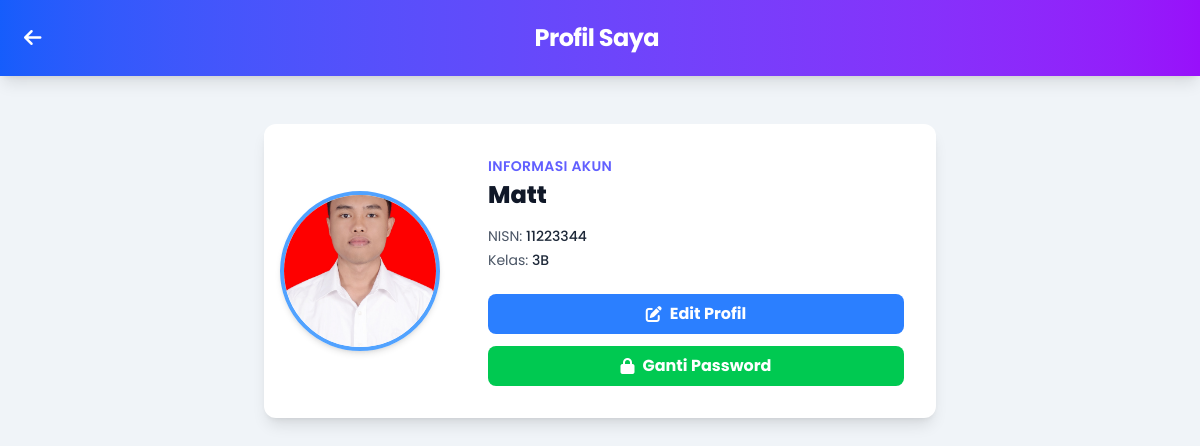
The page /Siswa/content/profile.php (signed in) on the database its author committed.
### tables this page shows
CREATE TABLE `siswa` (
  `siswaId` int NOT NULL,
  `nisn` varchar(20) NOT NULL,
  `username` varchar(50) NOT NULL,
  `password` varchar(255) NOT NULL,
  `foto` varchar(255) DEFAULT NULL,
  `kelas` varchar(50) DEFAULT NULL,
  `tanggal_dibuat` timestamp NULL DEFAULT CURRENT_TIMESTAMP,
  `kategori` enum('siswa') NOT NULL DEFAULT 'siswa'
);

### Siswa/content/profile.php (the view, shortened to what this page needs)
<?php
require_once '../../config/koneksi.php';
$siswa_id_from_session = $_SESSION['siswaId'];
$username_siswa = 'Pengguna';
$nisn_siswa = 'Belum Tersedia';
$kelas_siswa = 'Belum Ditentukan';
$foto_siswa = '../../image/default_avatar.png';
try {
    $stmt = $koneksi->prepare("SELECT username, nisn, foto, kelas FROM siswa WHERE siswaId = ?");
    $stmt->bind_param("i", $siswa_id_from_session);
    $stmt->execute();
    $result = $stmt->get_result();
    if ($result->num_rows > 0) {
        $row = $result->fetch_assoc();
        $username_siswa = htmlspecialchars($row['username']);
        $nisn_siswa = htmlspecialchars($row['nisn']);
        $kelas_siswa = htmlspecialchars($row['kelas']);
        if (!empty($row['foto'])) {
            $foto_siswa_db_path = htmlspecialchars($row['foto']);
            $foto_siswa = '../../' . $foto_siswa_db_path . '?' . time();
        } else {
            $foto_siswa = '../../image/default_avatar.png';
        }
    } else {
        error_log("Data siswaId " . $siswa_id_from_session . " tidak ditemukan di database.");
    }
} catch (mysqli_sql_exception $e) {
    error_log("Database error in profile.php: " . $e->getMessage());
}
?>
<!DOCTYPE html>
<html lang="id">
<head>
    <link href="../../src/output.css" rel="stylesheet">
    <link rel="stylesheet" href="https://cdnjs.cloudflare.com/ajax/libs/font-awesome/6.0.0-beta3/css/all.min.css">
    <link rel="stylesheet" href="https://cdn.jsdelivr.net/npm/notyf@3/notyf.min.css">
</head>
<body class="bg-blue-50">
    <div x-data="{ showEditProfileModal: false, showChangePasswordModal: false }" class="min-h-screen flex flex-col">
        <header class="bg-gradient-to-r from-blue-600 to-purple-600 text-white p-4 shadow-lg flex items-center justify-between">
            <button id="backButton" class="text-white text-xl p-2 rounded-full hover:bg-white hover:bg-opacity-20 transition duration-200">
                <i class="fas fa-arrow-left"></i>
            </button>
            <h1 class="text-2xl font-bold tracking-tight text-center flex-1">Profil Saya</h1>
            <div class="w-10 h-10"></div>
        </header>
        <main class="flex-1 overflow-y-auto p-4 md:p-8 lg:p-12">
            <div class="max-w-md mx-auto bg-white rounded-xl shadow-lg overflow-hidden md:max-w-2xl">
                <div class="md:flex">
                    <div class="md:flex-shrink-0 flex justify-center items-center p-4">
                        <img class="h-40 w-40 object-cover rounded-full border-4 border-blue-400 shadow-md" src="<?php echo $foto_siswa; ?>" alt="Foto Profil">
                    </div>
                    <div class="p-8 w-full text-center md:text-left">
                        <div class="uppercase tracking-wide text-sm text-indigo-500 font-semibold mb-1">Informasi Akun</div>
                        <h2 class="block mt-1 text-2xl leading-tight font-extrabold text-gray-900"><?php echo $username_siswa; ?></h2>
                        <p class="mt-4 text-gray-600 text-sm">NISN: <span class="font-medium text-gray-800"><?php echo $nisn_siswa; ?></span></p>
                        <p class="mt-1 text-gray-600 text-sm">Kelas: <span class="font-medium text-gray-800"><?php echo $kelas_siswa; ?></span></p>
                        <div class="mt-6 flex flex-col space-y-3">
                            <button @click="showEditProfileModal = true" class="bg-blue-500 hover:bg-blue-600 text-white font-bold py-2 px-4 rounded-lg transition duration-200 flex items-center justify-center">
                                <i class="fas fa-edit mr-2"></i> Edit Profil
                            </button>
                            <button @click="showChangePasswordModal = true" class="bg-green-500 hover:bg-green-600 text-white font-bold py-2 px-4 rounded-lg transition duration-200 flex items-center justify-center">
                                <i class="fas fa-lock mr-2"></i> Ganti Password
                            </button>
                        </div>
                    </div>
                </div>
            </div>
        </main>
    </div>
</body>
</html>

### Siswa/content/profile.php (style rules this page uses)
body { font-family: 'Poppins', sans-serif; background-color: #f0f4f8; }

### rows shown on the page
siswa: foto (picture), username "Matt", nisn "11223344", kelas "3B"
